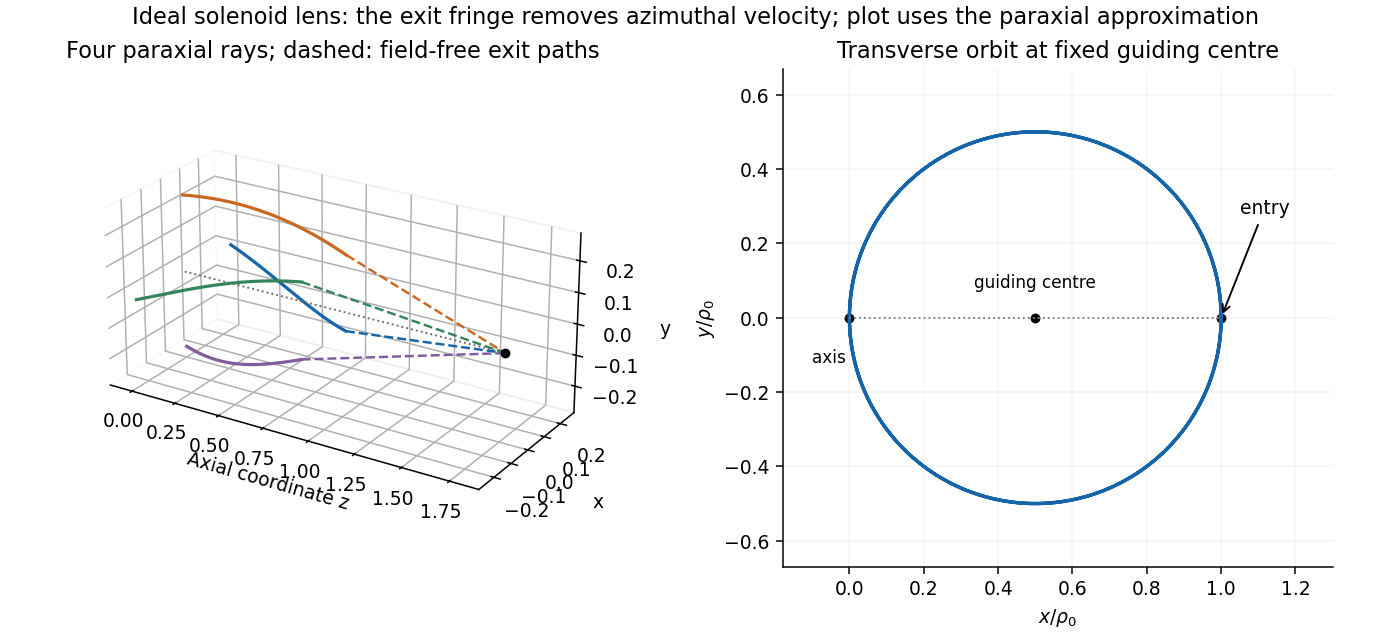

The script that drew this image:
"""Original figure; tested with Python 3.14.4.
Uses NumPy 2.3.5 and Matplotlib 3.10.7 from the root pyproject.toml.
Writes its PNG basename to the current working directory.
"""
from pathlib import Path
import numpy as np
import matplotlib
matplotlib.use("Agg")
import matplotlib.pyplot as plt
plt.rcParams.update({"font.size":10,"figure.facecolor":"white","axes.facecolor":"white","savefig.facecolor":"white","axes.spines.top":False,"axes.spines.right":False})
fig=plt.figure(figsize=(10.3,4.7),layout="constrained")
ax=fig.add_subplot(121,projection="3d");cut=fig.add_subplot(122)
phase=.8;vf=1.;omega=1.;length=phase;focus=1/np.tan(phase)
t=np.linspace(0,phase,240)
# Paraxial model, deliberately drawn at a visible transverse scale.
for angle,col in [(0,"#1565a8"),(np.pi/2,"#ca6720"),(np.pi,"#33865b"),(3*np.pi/2,"#805c9c")]:
 u0=.25*np.exp(1j*angle)
 u=u0*np.cos(t)*np.exp(-1j*t)
 ax.plot(t,u.real,u.imag,color=col,lw=1.7)
 extra=np.linspace(0,focus,80)
 out=(.25*np.cos(phase)-.25*np.sin(phase)*extra)*np.exp(1j*(angle-phase))
 ax.plot(phase+extra,out.real,out.imag,color=col,lw=1.3,ls="--")
ax.plot([0,phase+focus],[0,0],[0,0],color=".4",ls=":",lw=1)
ax.scatter([phase+focus],[0],[0],color="black",s=18)
ax.set(xlabel="Axial coordinate z",ylabel="x",zlabel="y",title="Four paraxial rays; dashed: field-free exit paths")
ax.set_box_aspect((2,.9,.9));ax.view_init(elev=24,azim=-58)
for coordinate_axis in [ax.xaxis,ax.yaxis,ax.zaxis]:
 coordinate_axis.pane.set_facecolor("white")
t=np.linspace(0,2*np.pi,700)
u=.5*(1+np.exp(-2j*t))
cut.plot(u.real,u.imag,color="#1565a8",lw=1.8)
cut.plot([0,1],[0,0],color=".5",ls=":",lw=1)
cut.scatter([0,.5,1],[0,0,0],color="black",s=18)
cut.text(.5,.08,"guiding centre",ha="center",fontsize=9)
cut.annotate("entry",xy=(1,0),xytext=(1.05,.28),arrowprops={"arrowstyle":"->"})
cut.text(-.1,-.12,"axis",fontsize=9)
cut.set(xlim=(-.18,1.3),ylim=(-.67,.67),xlabel=r"$x/\rho_0$",ylabel=r"$y/\rho_0$",title="Transverse orbit at fixed guiding centre",aspect="equal")
cut.grid(alpha=.13)
fig.suptitle("Ideal solenoid lens: the exit fringe removes azimuthal velocity; plot uses the paraxial approximation")
fig.savefig(Path(__file__).with_suffix('.png').name,dpi=135)
